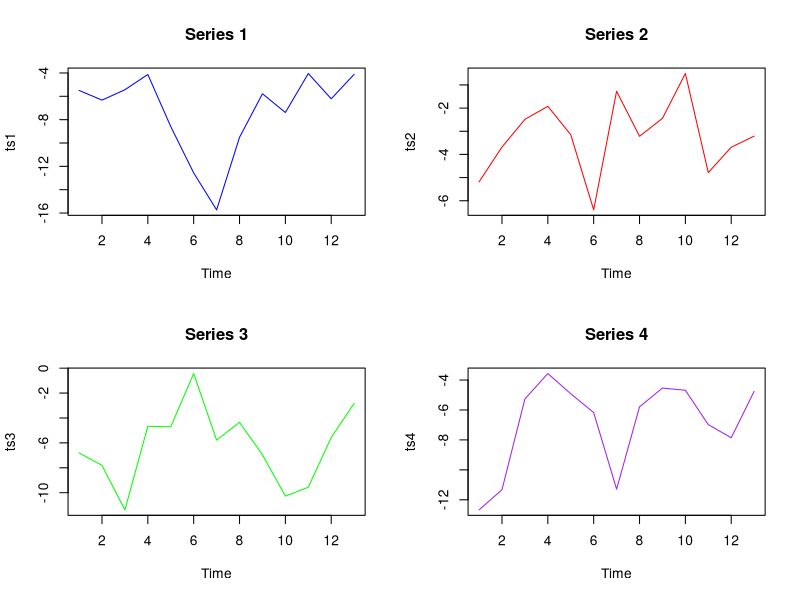
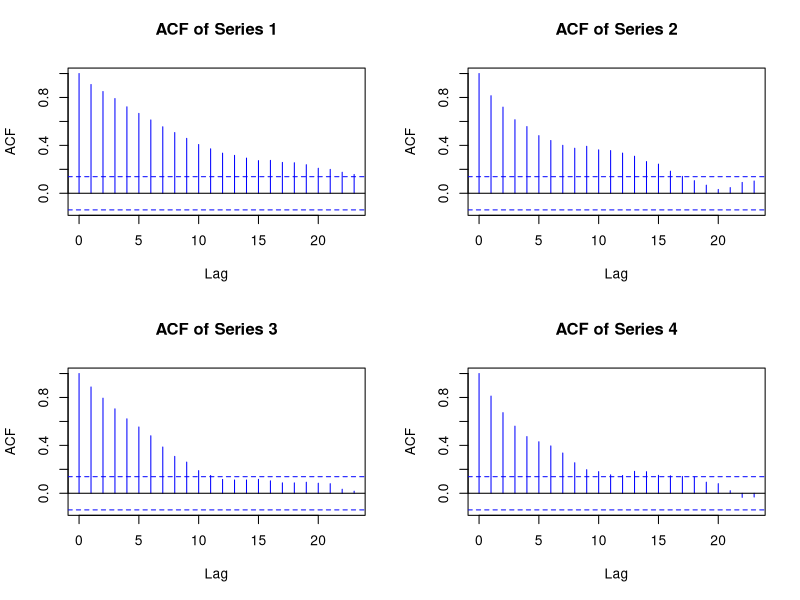
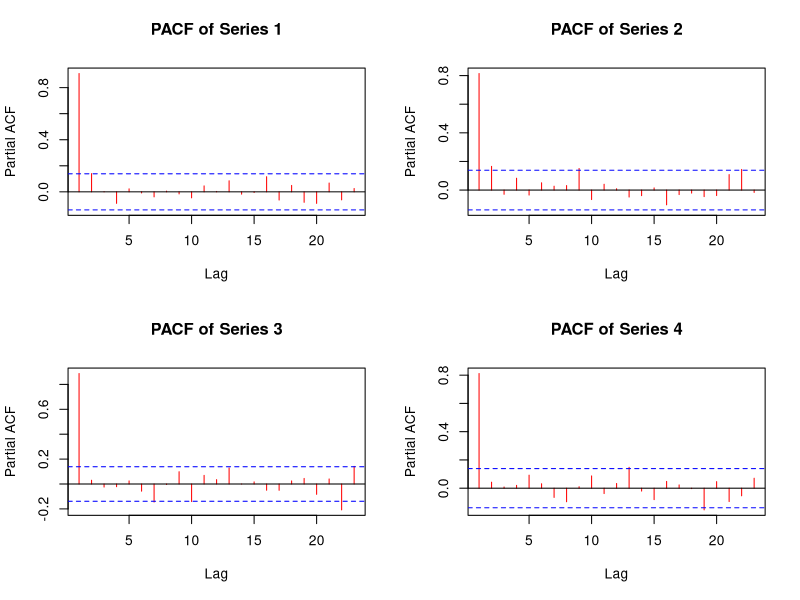
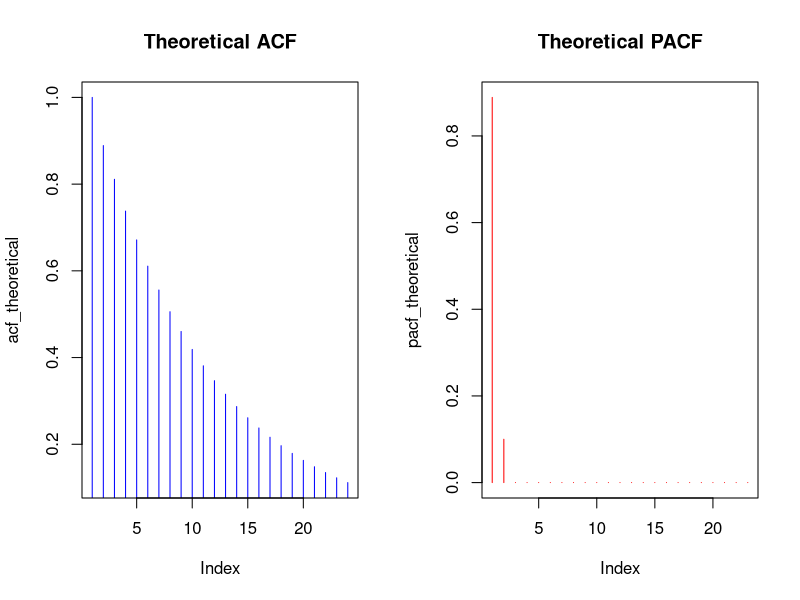
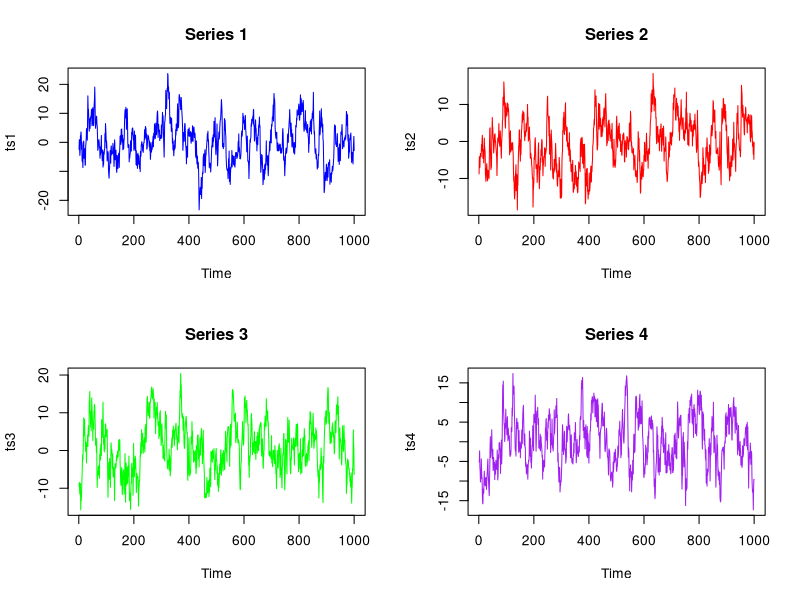

R code for these plots, in order:
# Q4:

# Q4A:

set.seed(315)
n <- 13
phi <- c(0.8, 0.1)  # AR coefficients
sigma_e <- sqrt(9)  # SD of white noise

# 4 AR(2) time series models:
ts1 <- arima.sim(n=n, model=list(ar=phi), sd=sigma_e)
ts2 <- arima.sim(n=n, model=list(ar=phi), sd=sigma_e)
ts3 <- arima.sim(n=n, model=list(ar=phi), sd=sigma_e)
ts4 <- arima.sim(n=n, model=list(ar=phi), sd=sigma_e)

# plot the time series mods
par(mfrow=c(2,2))
plot(ts1, type="l", main="Series 1", col="blue")
plot(ts2, type="l", main="Series 2", col="red")
plot(ts3, type="l", main="Series 3", col="green")
plot(ts4, type="l", main="Series 4", col="purple")



# Q4B:

n <- 200

# 4 AR(2) time series again
ts1 <- arima.sim(n=n, model=list(ar=phi), sd=sigma_e)
ts2 <- arima.sim(n=n, model=list(ar=phi), sd=sigma_e)
ts3 <- arima.sim(n=n, model=list(ar=phi), sd=sigma_e)
ts4 <- arima.sim(n=n, model=list(ar=phi), sd=sigma_e)

# graph ACF and PACF
par(mfrow=c(2,2))
acf(ts1, main="ACF of Series 1", col="blue")
acf(ts2, main="ACF of Series 2", col="blue")
acf(ts3, main="ACF of Series 3", col="blue")
acf(ts4, main="ACF of Series 4", col="blue")

par(mfrow=c(2,2))
pacf(ts1, main="PACF of Series 1", col="red")
pacf(ts2, main="PACF of Series 2", col="red")
pacf(ts3, main="PACF of Series 3", col="red")
pacf(ts4, main="PACF of Series 4", col="red")

# lets find our theoretical ACF values
acf_theoretical <- ARMAacf(ar=phi, ma=0, lag.max=23)
pacf_theoretical <- ARMAacf(ar=phi, ma=0, lag.max=23, pacf=TRUE)

# n plot
par(mfrow=c(1,2))
plot(acf_theoretical, type="h", main="Theoretical ACF", col="blue")
plot(pacf_theoretical, type="h", main="Theoretical PACF", col="red")




# Q4C:

n <- 1000

# 4 AR(2) time series
ts1 <- arima.sim(n=n, model=list(ar=phi), sd=sigma_e)
ts2 <- arima.sim(n=n, model=list(ar=phi), sd=sigma_e)
ts3 <- arima.sim(n=n, model=list(ar=phi), sd=sigma_e)
ts4 <- arima.sim(n=n, model=list(ar=phi), sd=sigma_e)

# trees plots
par(mfrow=c(2,2))
plot(ts1, type="l", main="Series 1", col="blue")
plot(ts2, type="l", main="Series 2", col="red")
plot(ts3, type="l", main="Series 3", col="green")
plot(ts4, type="l", main="Series 4", col="purple")



# Q4D:

# four AR(2) time series again
ts1 <- arima.sim(n=n, model=list(ar=phi), sd=sigma_e)
ts2 <- arima.sim(n=n, model=list(ar=phi), sd=sigma_e)
ts3 <- arima.sim(n=n, model=list(ar=phi), sd=sigma_e)
ts4 <- arima.sim(n=n, model=list(ar=phi), sd=sigma_e)

# sample stats
stats <- function(ts) {
  mean_val <- mean(ts)
  var_val <- var(ts)
  acf_vals <- acf(ts, lag.max=4, plot=FALSE)$acf[-1]  # drop lag 0
  pacf_vals <- pacf(ts, lag.max=4, plot=FALSE)$acf
  return(list(mean=mean_val, variance=var_val, acf=acf_vals, pacf=pacf_vals))
}

stats1 <- stats(ts1)
stats2 <- stats(ts2)
stats3 <- stats(ts3)
stats4 <- stats(ts4)

# compare with theoretical values
cat("Theoretical ACF (first 4 lags):", acf_theoretical[2:5], "\n")
cat("Theoretical PACF (first 4 lags):", pacf_theoretical[2:5], "\n")

# print sample means, variances, ACF, PACF
stats_list <- list(stats1, stats2, stats3, stats4)
for (i in 1:4) {
  cat("\nSeries", i, "\n")
  print(stats_list[[i]])
}








